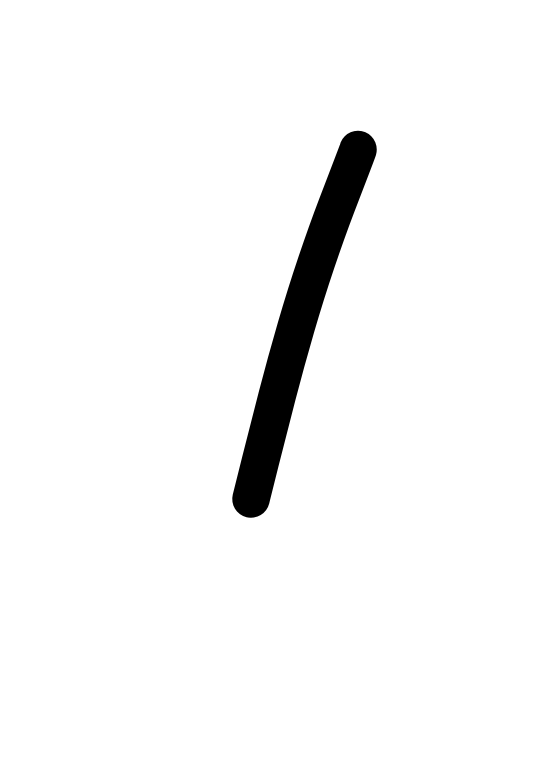
#> input picture Data/Alif/1.png, 1079 x 1554 px, given as the content of the folder files, which was not available (shown at 1/2 size)
$ jupyter execute convertor.ipynb
#> lines starting #> are read from the running program, lines starting #| are printed output that depends on the picture
[cell 1]
from PIL import Image
from numpy import asarray, argmax
import numpy
import matplotlib.pyplot as plt
import pandas as pd
import os
from csv import writer

directory = 'files'
for filename in os.scandir(directory):
    if filename.is_file():
        img = Image.open(filename)
#> img is the input picture: PIL image 1079x1554 RGB; min 0, max 255, mean 246
        new_size=(100,100)
        new =img.resize(new_size,resample=0)
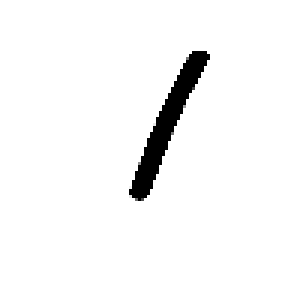
#> new: PIL image 100x100 RGB (shown 3 times larger); min 0, max 255, mean 246
        Array_data =numpy.array(new)/255
        List={
            'DATA':Array_data,
            'VAlUE':directory
        }
        with open(f'{directory}.csv', 'a') as f_object:
            writer_object = writer(f_object)
            writer_object.writerow(List)
            f_object.close()


'''image = numpydata# plot the sample
fig = plt.figure
plt.imshow(image, cmap='gray')
plt.show()'''


$ run again, on Data/Ayan/draw_2.png
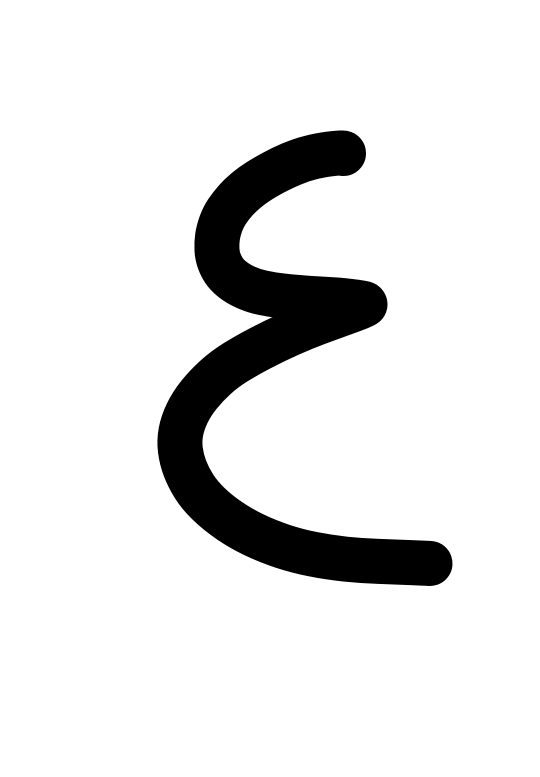
#> input picture Data/Ayan/draw_2.png, 1079 x 1554 px, given as the content of the folder files, which was not available (shown at 1/2 size)
#> img is the input picture: PIL image 1079x1554 RGB; min 0, max 255, mean 230.4
#> `new =img.resize(new_size,resample=0)`:
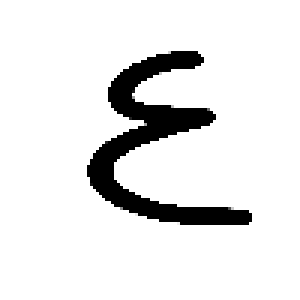
#> new: PIL image 100x100 RGB (shown 3 times larger); min 0, max 255, mean 230.3

$ run again, on Data/Ayan/draw_8.png
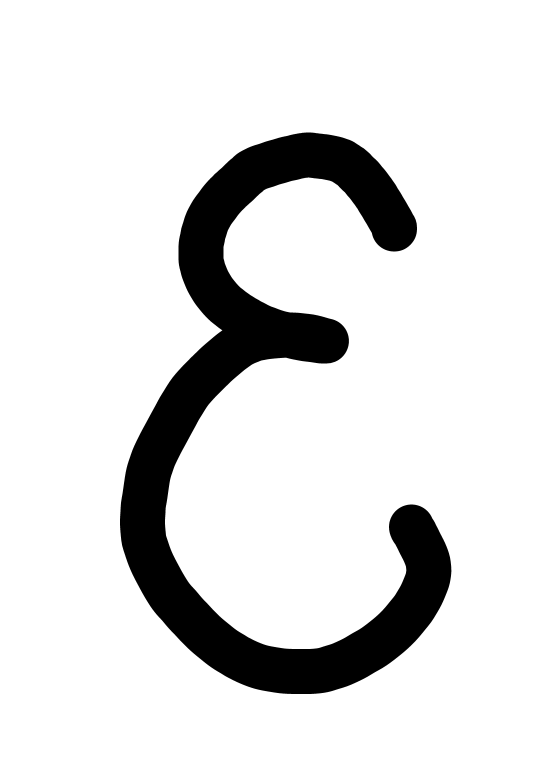
#> input picture Data/Ayan/draw_8.png, 1079 x 1554 px, given as the content of the folder files, which was not available (shown at 1/2 size)
#> img is the input picture: PIL image 1079x1554 RGB; min 0, max 255, mean 222.7
#> `new =img.resize(new_size,resample=0)`:
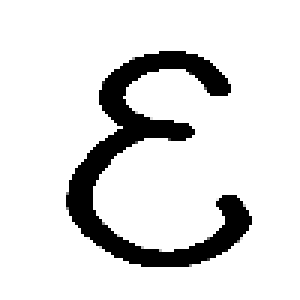
#> new: PIL image 100x100 RGB (shown 3 times larger); min 0, max 255, mean 222.7

$ run again, on Data/Baa/Baa.png
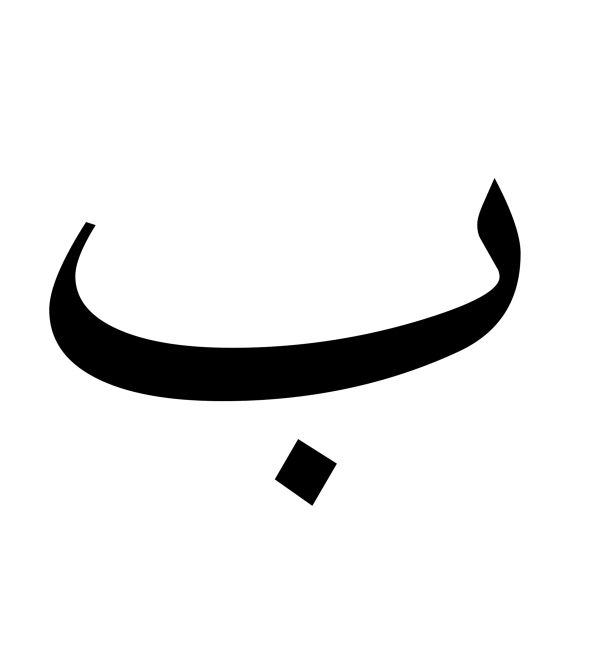
#> input picture Data/Baa/Baa.png, 1200 x 1296 px, given as the content of the folder files, which was not available (shown at 1/2 size)
#> img is the input picture: PIL image 1200x1296 P; mean R, G, B 235.4, 235.4, 235.4
#> `new =img.resize(new_size,resample=0)`:
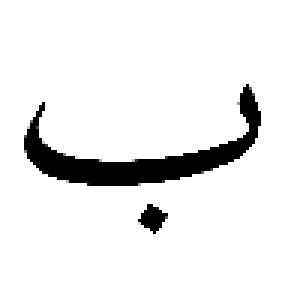
#> new: PIL image 100x100 P (shown 3 times larger); mean R, G, B 235.4, 235.4, 235.4
#> `Array_data =numpy.array(new)/255`:
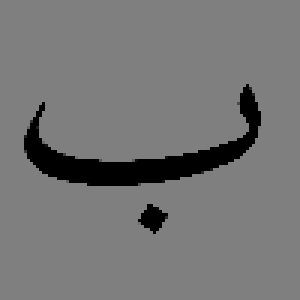
#> Array_data: shape (100, 100) float64 (shown 3 times larger); min 0, max 0.498, mean 0.46
